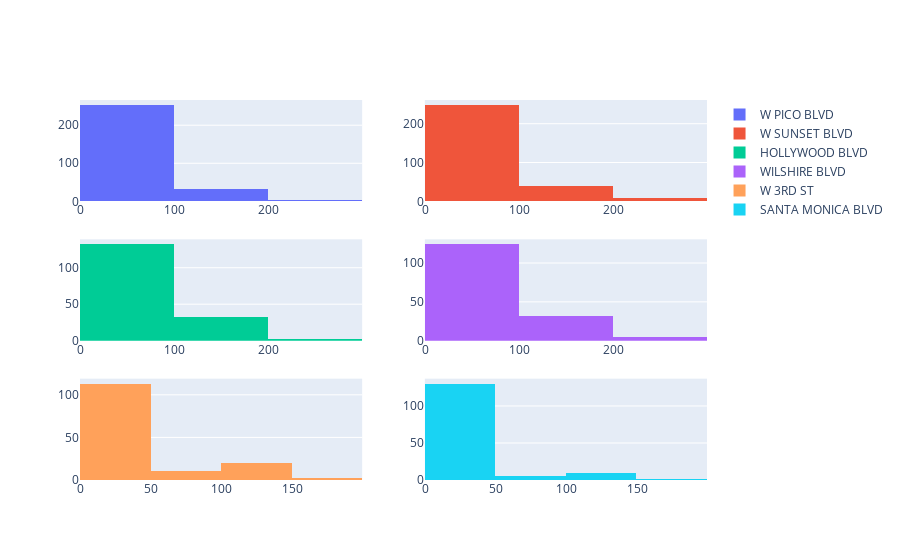

The cell this chart's notebook holds for it:
### Markdown cell above
We considered as usual the first ten streets with a lot of establishments and check the distribution of streets with
    their establishments and the average number of seats per establishments.
    Out of this we discovered that the highest  average number of seats for an establishment is located on "WILSHIRE BLVD" 
    with an average seat of 62 followed by "HOLLYWOOD BLVD" with 54 seats, "S FIGUEROA ST" with 51 seats. "SANTA MONICA BLVD"
    street have the establishments with the least number of seats.
    
    Previously we discovered that "W SUNSET BLVD" had street had a lot of establishments compared to other establishments 
    but when we compared to the street with establishments with the highest it is the 4th street having establishments 
    with more seats.
    Same trend goes for "S FIGUEROA ST" which had the least number of establishments but it happens to be the 3rd highest
    street with a lot of seats per establishment.
    
    We can then conclude that the greater number of establishment in an area does not translate into increase in number of
    seats

### Code cell
# plot a histogram to check Streets with a lot of establishments,the number of establishments and their seats
import plotly.graph_objects as go
from plotly.subplots import make_subplots


fig = make_subplots(rows=3, cols=2)

trace0 = go.Histogram(x=df_num[df_num['street_names']=='W PICO BLVD']['number'], nbinsx=4,name='W PICO BLVD')
trace1 = go.Histogram(x=df_num[df_num['street_names']=='W SUNSET BLVD']['number'], nbinsx = 4,name='W SUNSET BLVD')
trace2 = go.Histogram(x=df_num[df_num['street_names']=='HOLLYWOOD BLVD']['number'], nbinsx=4,name='HOLLYWOOD BLVD')
trace3 = go.Histogram(x=df_num[df_num['street_names']=='WILSHIRE BLVD']['number'], nbinsx= 4,name='WILSHIRE BLVD')
trace4 = go.Histogram(x=df_num[df_num['street_names']=='W 3RD ST']['number'], nbinsx=4,name='W 3RD ST')
trace5 = go.Histogram(x=df_num[df_num['street_names']=='SANTA MONICA BLVD']['number'],nbinsx= 4,name='SANTA MONICA BLVD')

fig.append_trace(trace0, 1, 1)
fig.append_trace(trace1, 1, 2)
fig.append_trace(trace2, 2, 1)
fig.append_trace(trace3, 2, 2)
fig.append_trace(trace4, 3, 1)
fig.append_trace(trace5, 3, 2)

fig.update_layout()

fig.show()

### Figure 1 — Plotly figure (JSON) as saved in the notebook; plotly's stock layout.template omitted (floating-point values rounded to 4 significant figures; data arrays with more than 128 entries replaced by an {"elided": "..."} marker saying what was removed)
{"data": [{"name": "W PICO BLVD", "nbinsx": 4, "type": "histogram", "x": {"elided": "288 int values"}, "xaxis": "x", "yaxis": "y"}, {"name": "W SUNSET BLVD", "nbinsx": 4, "type": "histogram", "x": {"elided": "296 int values"}, "xaxis": "x2", "yaxis": "y2"}, {"name": "HOLLYWOOD BLVD", "nbinsx": 4, "type": "histogram", "x": {"elided": "167 int values"}, "xaxis": "x3", "yaxis": "y3"}, {"name": "WILSHIRE BLVD", "nbinsx": 4, "type": "histogram", "x": {"elided": "161 int values"}, "xaxis": "x4", "yaxis": "y4"}, {"name": "W 3RD ST", "nbinsx": 4, "type": "histogram", "x": {"elided": "145 int values"}, "xaxis": "x5", "yaxis": "y5"}, {"name": "SANTA MONICA BLVD", "nbinsx": 4, "type": "histogram", "x": {"elided": "146 int values"}, "xaxis": "x6", "yaxis": "y6"}], "layout": {"xaxis": {"anchor": "y", "domain": [0, 0.45]}, "xaxis2": {"anchor": "y2", "domain": [0.55, 1]}, "xaxis3": {"anchor": "y3", "domain": [0, 0.45]}, "xaxis4": {"anchor": "y4", "domain": [0.55, 1]}, "xaxis5": {"anchor": "y5", "domain": [0, 0.45]}, "xaxis6": {"anchor": "y6", "domain": [0.55, 1]}, "yaxis": {"anchor": "x", "domain": [0.7333, 1]}, "yaxis2": {"anchor": "x2", "domain": [0.7333, 1]}, "yaxis3": {"anchor": "x3", "domain": [0.3667, 0.6333]}, "yaxis4": {"anchor": "x4", "domain": [0.3667, 0.6333]}, "yaxis5": {"anchor": "x5", "domain": [0, 0.2667]}, "yaxis6": {"anchor": "x6", "domain": [0, 0.2667]}}}
